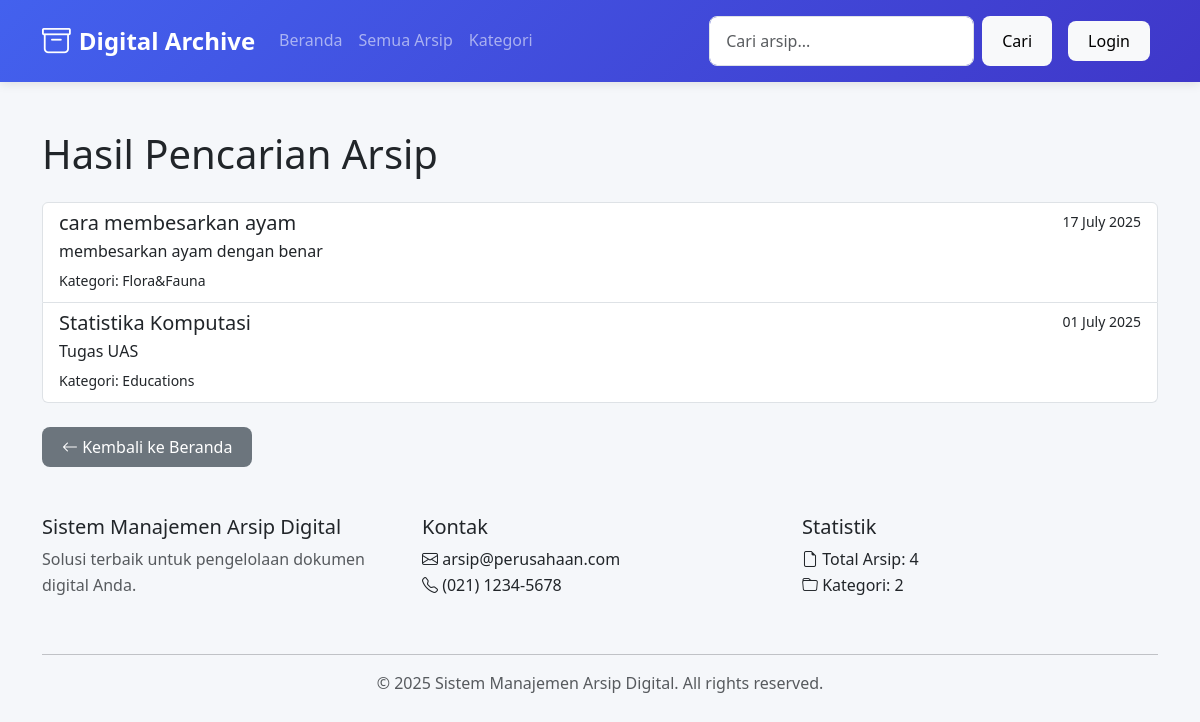
/cari/, run on the app's committed database.
### arsip/models.py (models this page shows, shortened)
class Arsip(models.Model):
    STATUS_VERIFIKASI = (
        ('pending', 'Pending'),
        ('ditolak', 'Ditolak'),
        ('diterima', 'Diterima'),
    )
    STATUS_AKSES_CHOICES = [
        ('publik', 'Publik'),
        ('internal', 'Internal'),
    ]
    judul_arsip = models.CharField(max_length=255, blank=True, null=True, default="")
    kode_arsip = models.CharField(max_length=50, blank=True, null=True, unique=True)
    deskripsi = models.TextField(blank=True, null=True, default="")
    kategori = models.ForeignKey(Kategori, on_delete=models.SET_NULL, blank=True, null=True)
    tags = models.ManyToManyField(Tag, blank=True)
    tanggal_dibuat = models.DateField()
    tanggal_diterima = models.DateField()
    pembuat = models.CharField(max_length=100, blank=True, null=True)
    lokasi_fisik = models.CharField(max_length=100, blank=True, null=True)
    lokasi_digital = models.FileField(upload_to=arsip_upload_path)
    format_file = models.CharField(max_length=10, blank=True)
    ukuran_file = models.IntegerField(blank=True, null=True)  # Dalam bytes
    status_akses = models.CharField(
        max_length=20,
        choices=STATUS_AKSES_CHOICES,
        default='internal'
    )
    dibuat_oleh = models.ForeignKey(User, on_delete=models.SET_NULL, null=True)
    timestamp_input = models.DateTimeField(auto_now_add=True)
    last_updated = models.DateTimeField(auto_now=True)
    versi = models.PositiveIntegerField(default=1)
    diakses = models.PositiveIntegerField(default=0)
    class Meta:
        verbose_name = "Arsip Digital"
        verbose_name_plural = "Arsip Digital"
        ordering = ['-tanggal_diterima']
    status_verifikasi = models.CharField(
        max_length=20,
        choices=STATUS_VERIFIKASI,
        default='pending'
    )
    catatan_verifikasi = models.TextField(blank=True, null=True)
    verifikator = models.ForeignKey(
        User,
        on_delete=models.SET_NULL,
        null=True,
        blank=True,
        related_name='arsip_diverifikasi'
    )
    tanggal_verifikasi = models.DateTimeField(null=True, blank=True)
    tracker = FieldTracker(fields=['status_verifikasi'])

class Kategori(models.Model):
    nama = models.CharField(max_length=100, unique=True)
    deskripsi = models.TextField(blank=True, null=True)

### arsip/views.py (the view)
# urls.py: path('cari/', views.cari_arsip, name='cari_arsip'),
def cari_arsip(request):
    query = request.GET.get('q', '')
    status_filter = request.GET.get('status_akses', 'publik') # Change from 'status' to 'status_akses'
    results = Arsip.objects.filter(
        Q(judul_arsip__icontains=query) |
        Q(deskripsi__icontains=query) |
        Q(kategori__nama__icontains=query)
    ).filter(status_verifikasi='diterima') # Ensure only verified
    if not request.user.is_authenticated:
        results = results.filter(status_akses='publik')
    else:
        if status_filter == 'internal':
            results = results.filter(status_akses='internal')
        elif status_filter == 'publik':
            results = results.filter(status_akses='publik')
    results = results.order_by('-tanggal_diterima')
    return render(request, 'arsip/hasil_pencarian.html', {
        'query': query,
        'results': results,
    })

### arsip/views.py (called while the page is built)
def statistik_context(request):
    from .models import Arsip, Kategori
    return {
        'total_arsip': Arsip.objects.count(),
        'total_kategori': Kategori.objects.count(),
    }

### arsip/templates/arsip/hasil_pencarian.html (shortened to what this page needs)
{% extends "arsip/base_arsip.html" %}
{% load static %}
{% block content %}
<h1 class="mb-4">Hasil Pencarian Arsip</h1>
{% if results %}
<div class="list-group mb-4">
    {% for arsip in results %}
    <a href="{% url 'arsip:detail_arsip' arsip.id %}" class="list-group-item list-group-item-action">
        <div class="d-flex w-100 justify-content-between">
            <h5 class="mb-1">{{ arsip.judul_arsip }}</h5>
            <small>{{ arsip.tanggal_diterima|date:"d F Y" }}</small>
        </div>
        <p class="mb-1">{{ arsip.deskripsi|truncatechars:100 }}</p>
        <small>Kategori: {{ arsip.kategori.nama }}</small>
    </a>
    {% endfor %}
</div>
{% else %}
<div class="alert alert-info">Tidak ada arsip yang ditemukan untuk kata kunci <strong>{{ query }}</strong>.</div>
{% endif %}
<a href="/" class="btn btn-secondary"><i class="bi bi-arrow-left"></i> Kembali ke Beranda</a>
{% endblock %}

### static/style.css (style rules this page uses)
:root { --primary: #4361ee; --primary-dark: #3a56d4; --secondary: #3f37c9; --success: #4cc9f0; --danger: #f72585; --warning: #f8961e; --light: #f8f9fa; --dark: #212529; --gray: #6c757d; --bg-color: #f5f7fa; --card-shadow: 0 4px 20px rgba(0, 0, 0, 0.08); }
body { font-family: 'Segoe UI', system-ui, -apple-system, sans-serif; background-color: var(--bg-color); color: var(--dark); line-height: 1.6; min-height: 100vh; display: flex; flex-direction: column; }
.btn { border-radius: 0.5rem; padding: 0.5rem 1.25rem; font-weight: 500; transition: all 0.3s ease; border: none; }

### data on the page
Arsip: judul_arsip "cara membesarkan ayam", tanggal_diterima "17 July 2025", deskripsi "membesarkan ayam dengan benar", kategori.nama "Flora&Fauna"
Arsip: judul_arsip "Statistika Komputasi", tanggal_diterima "01 July 2025", deskripsi "Tugas UAS", kategori.nama "Educations"

### other printed values
{{ total_arsip|default:'0' }} "4"
{{ total_kategori|default:'0' }} "2"
